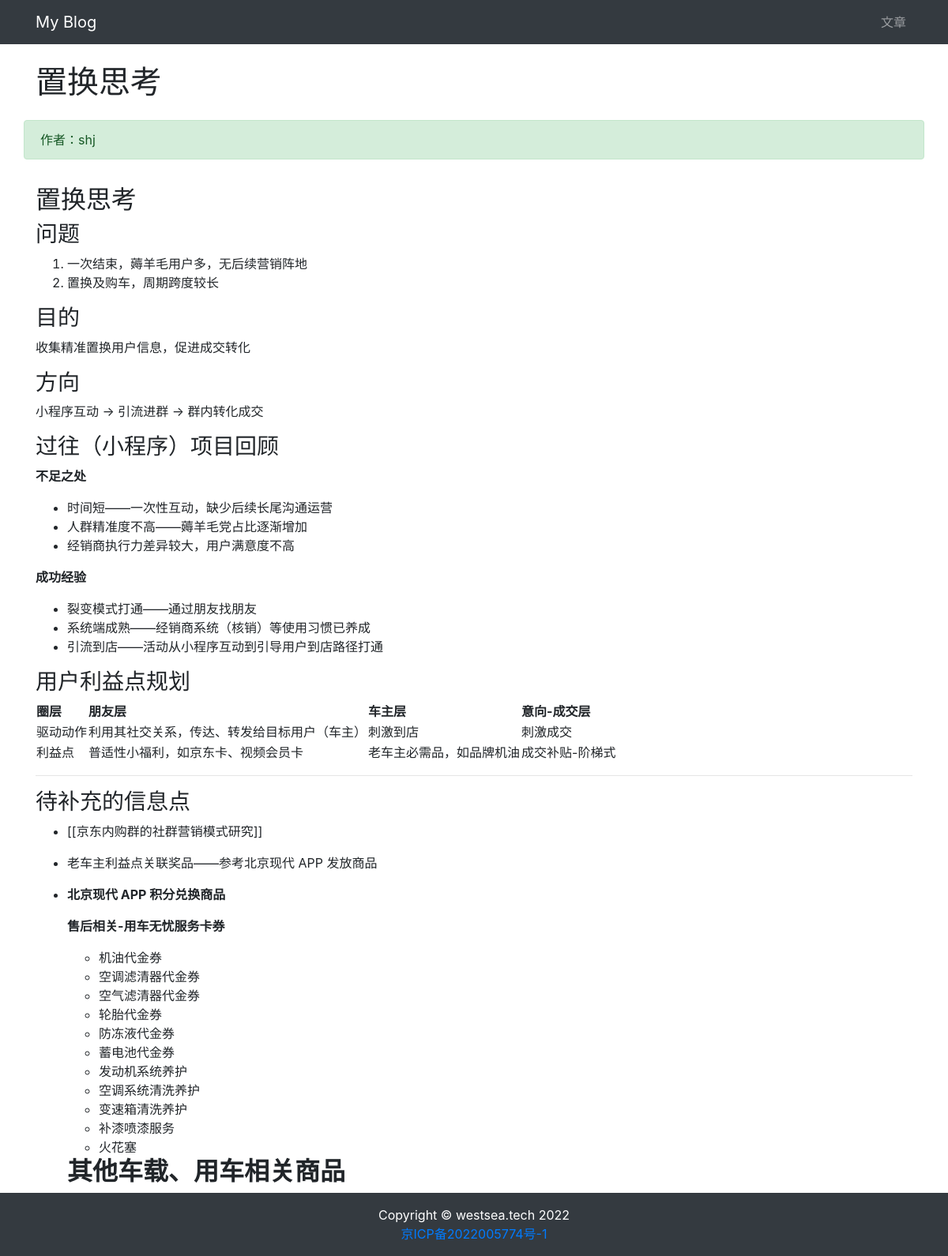
The app's page /article/article-detail/6/ with its own data.
### article/models.py (models this page shows, shortened)
class ArticlePost(models.Model):
    author = models.ForeignKey(User, on_delete=models.CASCADE)
    title = models.CharField(max_length=100)
    body = models.TextField()
    created = models.DateTimeField(default=timezone.now)
    updated = models.DateTimeField(auto_now=True)
    class Meta:
        ordering = ('-created',)

### article/views.py (the view)
# urls.py: path('article-detail/<str:id>/', views.article_detail, name='article_detail'),
def article_detail(request, id):
    article = ArticlePost.objects.get(id=id)
    article.body = markdown.markdown(article.body,
    extensions=[
        'markdown.extensions.extra',
        'markdown.extensions.codehilite',
        'markdown.extensions.fenced_code',
        ])
    context = {'article':article}
    return render(request,'article/detail.html', context)

### article/templates/article/detail.html (shortened to what this page needs)
{% extends 'base.html' %}
{% load static %}
{% block content %}
<div class="container">
    <div class="row">
        <h1 class="col-12 mt-4 mb-4">{{ article.title }}</h1>
        <div class="col-12 alert alert-success">作者：{{ article.author }}</div>
        <div class="col-12">
            <p>{{ article.body | safe }}</p>
        </div>
    </div>
</div>
{% endblock content %}

### records on screen
ArticlePost: title "置换思考", author "shj", body "置换思考 问题 一次结束，薅羊毛用户多，无后续营销阵地 置换及购车，周期跨度较长 目的 收集精准置换用户信息，促进成交转化 方向 小程序互动 -> 引流进群 -> 群内转化成交 过往（小程序）项目回顾 不足之处 时间短——一次性互动，缺少后续长尾沟通运营 人群精准度不高——薅羊毛党占比逐渐增加 经销商执行力差异较大，用户满意度不高 成功经验 裂变模式打通——通过朋友找朋友 系统端成熟——经销商系统（核销）等使用习惯已养成 引流到店——活动从小程序互动到引导用户到店路径打通 用户利益点规划 圈层 朋友层 车主层 意向-成交层 驱动动作 利用其社交关系，传达、转发给目标用户（车主） 刺激到店 刺激成交 利益点 普适性小福利，如京东卡、视频会员卡 老车主必需品，如品牌机油 成交补贴-阶梯式 待补充的信息点 [[京东内购群的社群营销模式研究]] 老车主利益点关联奖品——参考北京现代 APP 发放商品 北京现代 APP 积分兑换商品 售后相关-用车无忧服务卡券 机油代金券 空调滤清器代金券 空气滤清器代金券 轮胎代金券 防冻液代金券 蓄电池代金券 发动机系统养护 空调系统清洗养护 变速箱清洗养护 补漆喷漆服务 火花塞 其他车载、用车相关商品"
